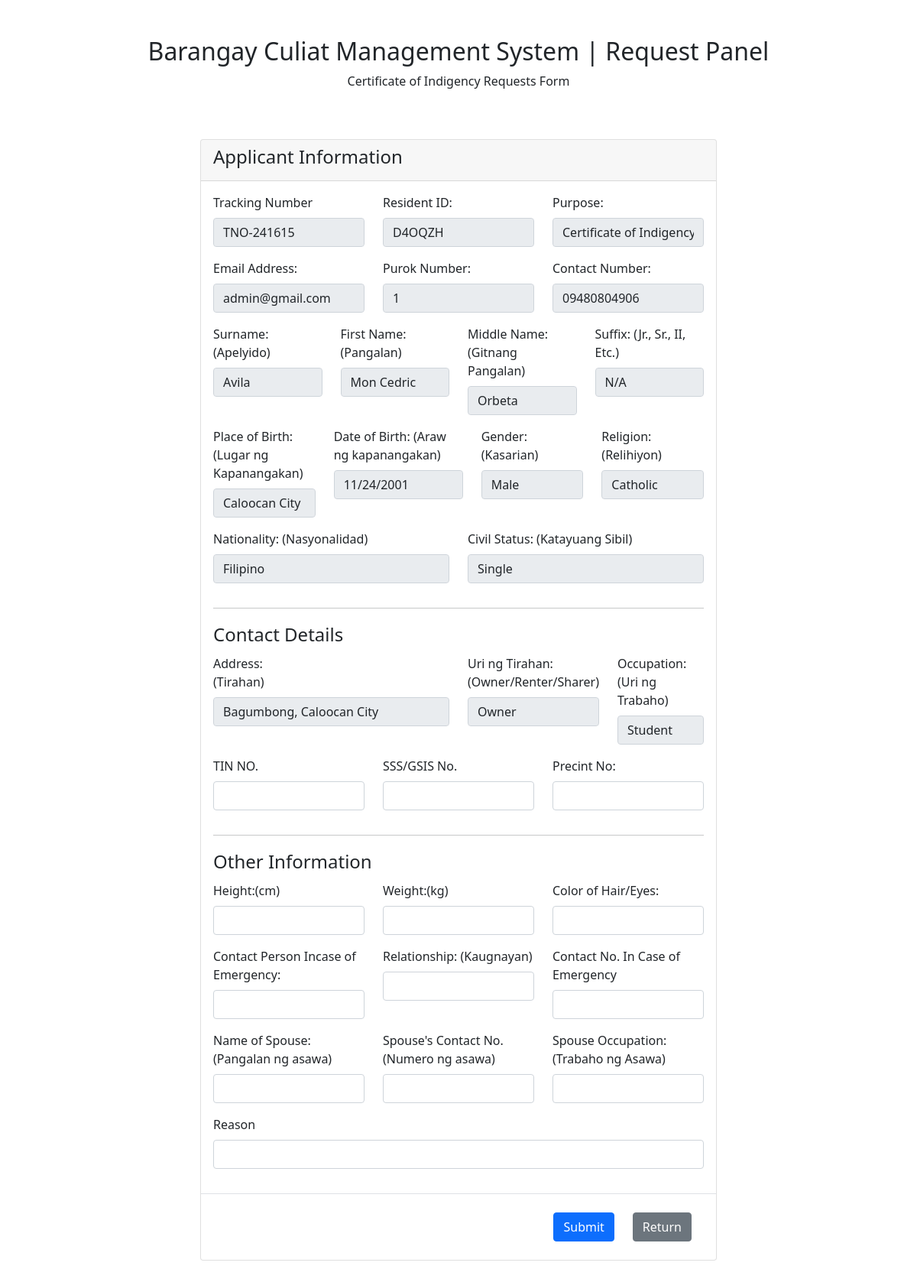
The app's page /CuliatBMS/services/client/indigency.php (signed in) with its own data.
### tables this page shows
CREATE TABLE `residents` (
  `id` int(11) NOT NULL,
  `residentid` varchar(100) NOT NULL,
  `lastname` varchar(255) NOT NULL,
  `address` varchar(255) NOT NULL,
  `puroknumber` int(10) NOT NULL,
  `dob` date NOT NULL,
  `nationality` varchar(255) NOT NULL,
  `firstname` varchar(255) NOT NULL,
  `pob` varchar(255) NOT NULL,
  `email` varchar(255) NOT NULL,
  `password` varchar(100) NOT NULL,
  `middlename` varchar(255) NOT NULL,
  `gender` varchar(255) NOT NULL,
  `contno` varchar(255) NOT NULL,
  `suf` varchar(255) NOT NULL,
  `occupation` varchar(255) NOT NULL,
  `religion` varchar(255) NOT NULL,
  `cs` varchar(100) NOT NULL,
  `status` varchar(100) NOT NULL,
  `unt` varchar(100) NOT NULL,
  `user_type` varchar(100) NOT NULL,
  `photo` varchar(100) NOT NULL
);

### CuliatBMS/services/client/indigency.php (the view, shortened to what this page needs)
<?php
require_once('includes/conn.php');
extract($_POST);
$query = "SELECT id from bmss ORDER BY id desc";
$result = mysqli_query($conn,$query);
$row = mysqli_fetch_array($result);
$lastid = isset($row['id']);
if(empty($lastid)) {
  $tno = mt_rand(100000,999999);
  $number = 'TNO-' .$tno;
}
else {
  $tno = mt_rand(100000,999999);
  $number = 'TNO-' .$tno;
}
?>
<!doctype html>
<html lang="en">
  <head>
    <link href="https://cdn.jsdelivr.net/npm/bootstrap@5.1.3/dist/css/bootstrap.min.css" rel="stylesheet">
    <link rel="stylesheet" href="//cdn.jsdelivr.net/npm/alertifyjs@1.13.1/build/css/alertify.min.css"/>
</head>
<body>
<div class="container-fluid">
<h2 class="text-center pt-5">Barangay Culiat Management System | Request Panel</h2>
    <p class="datatable design text-center">Certificate of Indigency Requests Form</p>
    <div class="row justify-content-center">
        <div class="col-md-7 pb-5">
            <div class="card mt-5">
                <div class="card-header">
                    <h4>Applicant Information</h4>
                </div>
                <div class="card-body">
                <?php
                    $id = $_SESSION["residentid"];
                    $sql = "SELECT *,SYSDATE(),dob,DATEDIFF(SYSDATE(),dob)/365 AS AGE1 FROM residents WHERE residentid='$id'";
                    $query = $conn->query($sql);
                    while($row = $query->fetch_assoc()){
              ?>
                <form method="POST" action="code.php">
                        <div class="row pb-3">
                        <div class="col">
                        <label for="trackingnoField" class="form-label">Tracking Number</label>
                        <input type="text" class="form-control" id="trackingnoField1" name="trackingno" value="<?php echo $number; ?>" readonly required>
                        </div>
                        <div class="col">
                        <label for="residentidField" class="form-label">Resident ID:</label>
                        <input type="text" class="form-control" id="residentidField1" name="residentid" value="<?php echo $row['residentid']; ?>" readonly required>
                        </div>
                        <div class="col">
                        <label for="purposeField" class="form-label">Purpose:</label>
                        <input type="text" class="form-control" id="purposeField1" name="purpose" value="Certificate of Indigency" readonly required>
                        </div>
                        </div>
                        <div class="row pb-3">
                        <div class="col">
                        <label for="emailField" class="form-label">Email Address:</label>
                        <input type="email" class="form-control" id="addemailField1" name="email" value="<?php echo $row['email']; ?>" readonly required>
                        </div>
                        <div class="col">
                        <label for="puroknoField" class="form-label">Purok Number:</label>
                       <input type="text" class="form-control" id="puroknoField1" name="purokno" value="<?php echo $row['puroknumber']; ?>" readonly required>
                        </div>
                        <div class="col">
                        <label for="contnoField" class="form-label">Contact Number:</label>
                       <input type="text" class="form-control" id="contnoField1" name="contno" value="<?php echo $row['contno']; ?>" readonly required>
                        </div>
                        </div>
                        <div class="row pb-3">
                        <div class="col">
                        <label for="snameField" class="form-label">Surname: (Apelyido)</label>
                        <input type="text" class="form-control" id="snameField1" name="sname" value="<?php echo $row['lastname']; ?>" readonly required>
                        </div>
                        <div class="col">
                        <label for="fnameField" class="form-label">First Name: (Pangalan)</label>
                        <input type="text" class="form-control" id="fnameField1" name="fname" value="<?php echo $row['firstname']; ?>" readonly required>
                        </div>
                        <div class="col">
                        <label for="mnameField" class="form-label">Middle Name: (Gitnang Pangalan)</label>
                        <input type="text" class="form-control" id="mnameField1" name="mname" value="<?php echo $row['middlename']; ?>" readonly required>
                        </div>
                        <div class="col">
                        <label for="sufField" class="form-label">Suffix: (Jr., Sr., II, Etc.)</label>
                        <input type="text" class="form-control" id="sufField1" name="suf" value="<?php echo $row['suf']; ?>" readonly required>
                        </div>
                        </div>
                        <div class="row pb-3">
                        <div class="col">
                        <label for="pobField" class="form-label">Place of Birth: (Lugar ng Kapanangakan)</label>
                        <input type="text" class="form-control" id="pobField1" name="pob" value="<?php echo $row['pob']; ?>" readonly required>
                        </div>
                        <div class="col">
                        <label for="dobField" class="form-label">Date of Birth: (Araw ng kapanangakan)</label>
                        <input type="date" class="form-control" id="dobField1" name="dob" value="<?php echo $row['dob']; ?>" readonly required>
                        </div>
                        <div class="col">
                        <label for="genderField" class="form-label">Gender: <br>(Kasarian)</label>
                        <input type="text" class="form-control" id="genderField1" name="gender" value="<?php echo $row['gender']; ?>" readonly required>
                        </div>
                        <div class="col">
                        <label for="religionField" class="form-label">Religion: <br>(Relihiyon)</label>
                        <input type="text" class="form-control" id="religionField1" name="religion" value="<?php echo $row['religion']; ?>" readonly required>
                        </div>
                        </div>
                        <div class="row pb-3">
                        <div class="col">
                        <label for="nationField" class="form-label">Nationality: (Nasyonalidad)</label>
                        <input type="text" class="form-control" id="nationField1" name="nation" value="<?php echo $row['nationality']; ?>" readonly required>
                        </div>
                        <div class="col">
                        <label for="csField" class="form-label">Civil Status: (Katayuang Sibil)</label>
                        <input type="text" class="form-control" id="csField1" name="cs" value="<?php echo $row['cs']; ?>" readonly required>
                        </div>
                        </div>
                        <hr>
                        <h4 class="modal-title pb-2">Contact Details</h4>
                        <div class="row pb-3">
                        <div class="col-6">
                        <label for="addressField" class="form-label">Address: <br>(Tirahan)</label>
                        <input type="text" class="form-control" id="addressField1" name="address" value="<?php echo $row['address']; ?>" readonly required>
                        </div>
                        <div class="col">
                        <label for="untField" class="form-label">Uri ng Tirahan: <br>(Owner/Renter/Sharer)</label>
                        <input type="text" class="form-control" id="untField1" name="unt" value="<?php echo $row['unt']; ?>" readonly required>
                        </div>
                        <div class="col">
                        <label for="occuField" class="form-label">Occupation: <br>(Uri ng Trabaho)</label>
                        <input type="text" class="form-control" id="occuField1" name="occu" value="<?php echo $row['occupation']; ?>" readonly required>
                        </div>
                        </div>
                        <?php
              }
            ?>
                        <div class="row pb-3">
                        <div class="col">
                        <label for="tinField" class="form-label">TIN NO.</label>
                        <input type="text" class="form-control" id="tinField1" name="tin">
                        </div>
                        <div class="col">
                        <label for="sssnoField" class="form-label">SSS/GSIS No.</label>
                        <input type="text" class="form-control" id="sssnoField1" name="sssno">
                        </div>
                        <div class="col">
                        <label for="precnoField" class="form-label">Precint No:</label>
                        <input type="text" class="form-control" id="precnoField1" name="precno">
                        </div>
                        </div>
                        <hr>
                        <h4 class="modal-title pb-2">Other Information</h4>
                        <div class="row pb-3">
                            <div class="col">
                            <label for="htwtField" class="form-label">Height:(cm)</label>
                            <input type="text" class="form-control" id="htwtField1" name="htwt">
                            </div>
                            <div class="col">
                            <label for="weightField" class="form-label">Weight:(kg)</label>
                            <input type="text" class="form-control" id="weightField1" name="weight">
                            </div>
                            <div class="col">
                            <label for="colorField" class="form-label">Color of Hair/Eyes:</label>
                            <input type="text" class="form-control" id="colorField1" name="color">
                            </div>
                            </div>
                        <div class="row pb-3">
                            <div class="col">
                            <label for="emergencyField" class="form-label">Contact Person Incase of Emergency:</label>
                            <input type="text" class="form-control" id="emergencyField1" name="emergency">
                            </div>
                            <div class="col">
                            <label for="relField" class="form-label">Relationship: (Kaugnayan)</label>
                            <input type="text" class="form-control" id="relField1" name="rel">
                            </div>
                            <div class="col">
                            <label for="contemerField" class="form-label">Contact No. In Case of Emergency</label>
                            <input type="text" class="form-control" id="contemerField1" name="contemer">
                            </div>
                        </div>
                        <div class="row pb-3">
                            <div class="col">
                            <label for="nosField" class="form-label">Name of Spouse: (Pangalan ng asawa)</label>
                            <input type="text" class="form-control" id="nosField1" name="nos">
                            </div>
                            <div class="col">
                            <label for="scontnoField" class="form-label">Spouse's Contact No. (Numero ng asawa)</label>
                            <input type="text" class="form-control" id="scontnoField1" name="scontno">
                            </div>
                            <div class="col">
                            <label for="spooccuField" class="form-label">Spouse Occupation: (Trabaho ng Asawa)</label>
                            <input type="text" class="form-control" id="spooccuField1" name="spooccu">
                            </div>
                        </div>
                        <div class="row pb-3">
                        <div class="col">
                            <label for="reasonField1" class="form-label">Reason</label>
                            <input type="text" class="form-control" id="reasonField1" name="reason">
                        </div>
                        </div>
                        </div>
                        <div class="modal-footer float-start">
                        <button type="submit" class="btn btn-primary" name = "submit_request">Submit</button>
                        <a href="../../../CuliatBMS/services/index.php" class="nav-link"><button type="button" class="btn btn-secondary">Return</button></a>
                        </div>
                </div>
            </div>
        </div>
    </div>
</body>
</html>

### records on screen
residents: residentid "D4OQZH", email "admin@gmail.com", purokno "1", contno "09480804906", sname "Avila", fname "Mon Cedric", mname "Orbeta", suf "N/A", pob "Caloocan City", dob "11/24/2001", gender "Male", religion "Catholic", nation "Filipino", cs "Single", address "Bagumbong, Caloocan City", unt "Owner", occu "Student"
